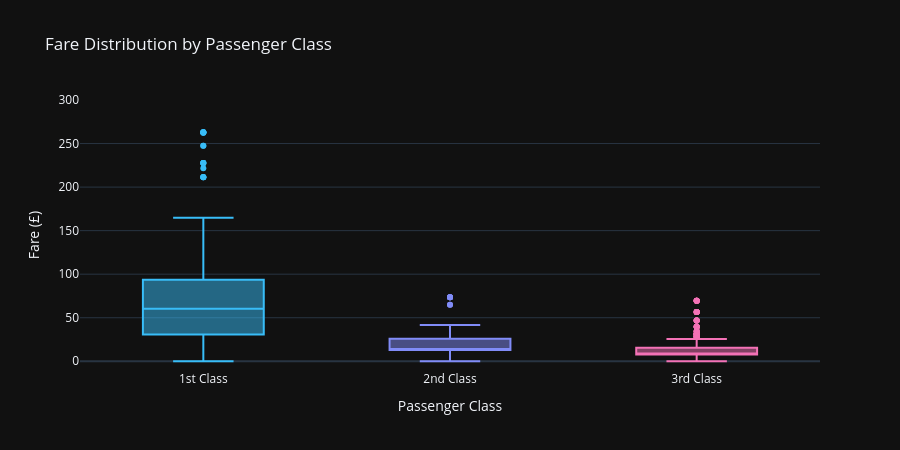

Notebook cell for this chart:
### Markdown cell above
### 2.4 Interactive Box Plot — Fare by Class

### Code cell
# Interactive boxplot — hover shows exact quartile values
fig = px.box(
    df,
    x="Pclass",
    y="Fare",
    color="Pclass",
    color_discrete_map={1: "#38bdf8", 2: "#818cf8", 3: "#f472b6"},
    title="Fare Distribution by Passenger Class",
    labels={"Pclass": "Passenger Class", "Fare": "Fare (£)"},
    points="outliers",  # Show outlier points
)

fig.update_layout(
    template="plotly_dark",
    height=450,
    showlegend=False,
    xaxis=dict(tickvals=[1, 2, 3], ticktext=["1st Class", "2nd Class", "3rd Class"]),
)

fig.update_yaxes(range=[-10, 300])
fig.show()
print("Interactive boxplot done!")

### Figure 1 — Plotly figure (JSON) as saved in the notebook; plotly's stock layout.template omitted (floating-point values rounded to 4 significant figures; data arrays with more than 128 entries replaced by an {"elided": "..."} marker saying what was removed)
{"data": [{"alignmentgroup": "True", "boxpoints": "outliers", "hovertemplate": "Passenger Class=%{x}<br>Fare (£)=%{y}<extra></extra>", "legendgroup": "3", "marker": {"color": "#f472b6"}, "name": "3", "notched": false, "offsetgroup": "3", "orientation": "v", "showlegend": true, "type": "box", "x": {"elided": "491 int values"}, "x0": " ", "xaxis": "x", "y": {"elided": "491 float values"}, "y0": " ", "yaxis": "y"}, {"alignmentgroup": "True", "boxpoints": "outliers", "hovertemplate": "Passenger Class=%{x}<br>Fare (£)=%{y}<extra></extra>", "legendgroup": "1", "marker": {"color": "#38bdf8"}, "name": "1", "notched": false, "offsetgroup": "1", "orientation": "v", "showlegend": true, "type": "box", "x": {"elided": "216 int values"}, "x0": " ", "xaxis": "x", "y": {"elided": "216 float values"}, "y0": " ", "yaxis": "y"}, {"alignmentgroup": "True", "boxpoints": "outliers", "hovertemplate": "Passenger Class=%{x}<br>Fare (£)=%{y}<extra></extra>", "legendgroup": "2", "marker": {"color": "#818cf8"}, "name": "2", "notched": false, "offsetgroup": "2", "orientation": "v", "showlegend": true, "type": "box", "x": {"elided": "184 int values"}, "x0": " ", "xaxis": "x", "y": {"elided": "184 float values"}, "y0": " ", "yaxis": "y"}], "layout": {"boxmode": "overlay", "height": 450, "legend": {"title": {"text": "Passenger Class"}, "tracegroupgap": 0}, "showlegend": false, "title": {"text": "Fare Distribution by Passenger Class"}, "xaxis": {"anchor": "y", "categoryarray": [3, 1, 2], "categoryorder": "array", "domain": [0, 1], "ticktext": ["1st Class", "2nd Class", "3rd Class"], "tickvals": [1, 2, 3], "title": {"text": "Passenger Class"}}, "yaxis": {"anchor": "x", "domain": [0, 1], "range": [-10, 300], "title": {"text": "Fare (£)"}}}}
